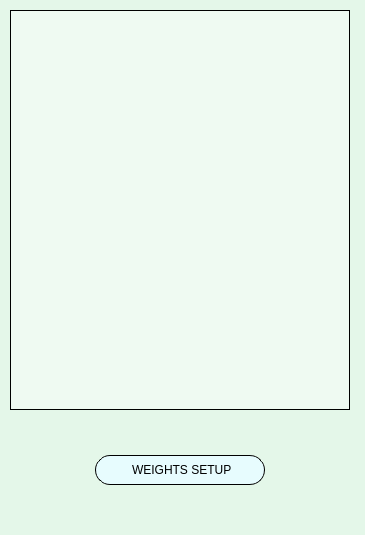
        <widget class="QWidget" name="Page3_Functional">
         <property name="styleSheet">
          <string notr="true">background-color: rgb(228, 247, 233)</string>
         </property>
         <layout class="QHBoxLayout" name="horizontalLayout_4">
          <property name="spacing">
           <number>5</number>
          </property>
          <property name="leftMargin">
           <number>10</number>
          </property>
          <property name="topMargin">
           <number>10</number>
          </property>
          <property name="rightMargin">
           <number>10</number>
          </property>
          <property name="bottomMargin">
           <number>10</number>
          </property>
          <item>
           <layout class="QVBoxLayout" name="Functional_LeftWidget">
            <property name="spacing">
             <number>5</number>
            </property>
            <item>
             <widget class="QTreeWidget" name="Functional_list">
              <property name="sizePolicy">
               <sizepolicy hsizetype="Fixed" vsizetype="Fixed">
                <horstretch>0</horstretch>
                <verstretch>0</verstretch>
               </sizepolicy>
              </property>
              <property name="minimumSize">
               <size>
                <width>340</width>
                <height>400</height>
               </size>
              </property>
              <property name="maximumSize">
               <size>
                <width>340</width>
                <height>400</height>
               </size>
              </property>
              <property name="styleSheet">
               <string notr="true">background-color: rgba(255, 255, 255, 100)</string>
              </property>
              <property name="frameShape">
               <enum>QFrame::Box</enum>
              </property>
              <property name="frameShadow">
               <enum>QFrame::Plain</enum>
              </property>
              <property name="lineWidth">
               <number>1</number>
              </property>
              <property name="horizontalScrollBarPolicy">
               <enum>Qt::ScrollBarAsNeeded</enum>
              </property>
              <property name="showDropIndicator" stdset="0">
               <bool>false</bool>
              </property>
              <property name="indentation">
               <number>10</number>
              </property>
              <property name="itemsExpandable">
               <bool>true</bool>
              </property>
              <property name="headerHidden">
               <bool>true</bool>
              </property>
              <property name="columnCount">
               <number>1</number>
              </property>
              <attribute name="headerVisible">
               <bool>false</bool>
              </attribute>
              <column>
               <property name="text">
                <string notr="true">1</string>
               </property>
              </column>
             </widget>
            </item>
            <item>
             <spacer name="verticalSpacer_40">
              <property name="orientation">
               <enum>Qt::Vertical</enum>
              </property>
              <property name="sizeHint" stdset="0">
               <size>
                <width>20</width>
                <height>40</height>
               </size>
              </property>
             </spacer>
            </item>
            <item alignment="Qt::AlignHCenter|Qt::AlignVCenter">
             <widget class="QPushButton" name="WeightsSU_btn">
              <property name="sizePolicy">
               <sizepolicy hsizetype="Fixed" vsizetype="Fixed">
                <horstretch>0</horstretch>
                <verstretch>0</verstretch>
               </sizepolicy>
              </property>
              <property name="minimumSize">
               <size>
                <width>170</width>
                <height>30</height>
               </size>
              </property>
              <property name="maximumSize">
               <size>
                <width>16777215</width>
                <height>16777215</height>
               </size>
              </property>
              <property name="styleSheet">
               <string notr="true">QPushButton {
    background-color: #e7fcfe;
    border-radius: 15px;
	font: 700 9pt &quot;Segoe UI&quot;;
	border: 1px solid black;
}
</string>
              </property>
              <property name="text">
               <string> WEIGHTS SETUP</string>
              </property>
              <property name="icon">
               <iconset resource="resources.qrc">
                <normaloff>:/icon/icons/settings-12-64.ico</normaloff>:/icon/icons/settings-12-64.ico</iconset>
              </property>
             </widget>
            </item>
            <item>
             <spacer name="verticalSpacer_39">
              <property name="orientation">
               <enum>Qt::Vertical</enum>
              </property>
              <property name="sizeHint" stdset="0">
               <size>
                <width>20</width>
                <height>40</height>
               </size>
              </property>
             </spacer>
            </item>
           </layout>
          </item>
          <item>
           <widget class="QStackedWidget" name="Functional_MainWidget">
            <property name="currentIndex">
             <number>1</number>
            </property>
            <widget class="QWidget" name="default_8"/>
            <widget class="QWidget" name="default_9"/>
           </widget>
          </item>
         </layout>
        </widget>
